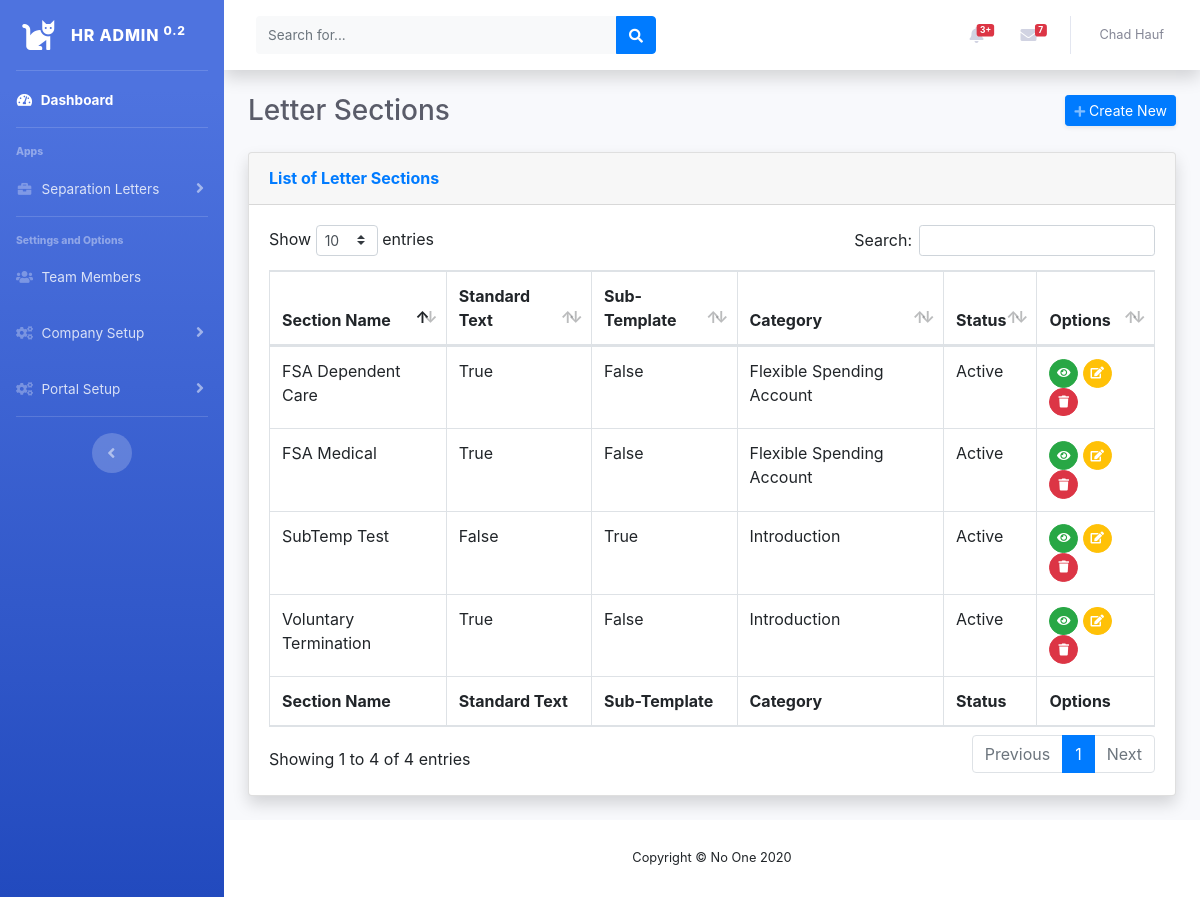
Page /separationletter/section/ on the committed database.
### separation_letter/models.py (models this page shows, shortened)
class LetterSections(models.Model):
    name = models.CharField(max_length=50, unique=True, verbose_name='Section Name')
    paragraph_text = models.TextField()
    standard_text = models.BooleanField()
    subtemplate_indicator = models.BooleanField(verbose_name='Sub-Template')
    category = models.ForeignKey(LetterCategories, on_delete=models.CASCADE, verbose_name='Section Category')
    date_added = models.DateTimeField(auto_now_add=True)
    date_modified = models.DateTimeField(auto_now=True)
    CATEGORY_STATUS = (
        ('a', 'Active'),
        ('i', 'Inactive'),
    )
    status = models.CharField(
        max_length=1,
        choices=CATEGORY_STATUS,
        default='a',
    )
    class Meta:
        ordering = ['name']

class LetterCategories(models.Model):
    name = models.CharField(max_length=50, verbose_name='Category Name')
    date_added = models.DateTimeField(auto_now_add=True)
    date_modified = models.DateTimeField(auto_now=True)
    CATEGORY_STATUS = (
        ('a', 'Active'),
        ('i', 'Inactive'),
    )
    status = models.CharField(
        max_length=1,
        choices=CATEGORY_STATUS,
        default='a',
    )
    class Meta:
        ordering = ['name']

### separation_letter/views.py (the view)
# urls.py: path('section/', views.section, name='section'),
def section(request):
    sections = LetterSections.objects.all()
    context = {'sections': sections}
    return render(request, 'separation_letter/section/section.html', context)

### separation_letter/templates/separation_letter/section/section.html (shortened to what this page needs)
{% extends "hr_web_app/base.html" %}
{% load static %}
{% block header %}
<div class="d-sm-flex align-items-center justify-content-between mb-4">
    <h1 class="h3 mb-0 text-gray-800">Letter Sections</h1>
    <a href="{% url 'separation_letter:new_section' %}" class="d-none d-sm-inline-block btn btn-sm btn-primary shadow-sm"><i class="fas fa-plus fa-sm text-white-50"></i> Create New</a>
</div>
{% endblock %}
{% block page_content %}
<div class="card shadow mb-4">
    <div class="card-header py-3">
        <h6 class="m-0 font-weight-bold text-primary">List of Letter Sections</h6>
    </div>
    <div class="card-body">
        <div class="table-responsive">
            <table class="table table-bordered" id="dataTable" width="100%" cellspacing="0">
                <thead>
                <tr>
                    <th>Section Name</th>
                    <th>Standard Text</th>
                    <th>Sub-Template</th>
                    <th>Category</th>
                    <th>Status</th>
                    <th>Options</th>
                </tr>
                </thead>
                <tfoot>
                <tr>
                    <th>Section Name</th>
                    <th>Standard Text</th>
                    <th>Sub-Template</th>
                    <th>Category</th>
                    <th>Status</th>
                    <th>Options</th>
                </tr>
                </tfoot>
                <tbody>
                {% for section in sections %}
                <tr>
                    <td>{{ section.name }}</td>
                    <td>{{ section.standard_text }}</td>
                    <td>{{ section.subtemplate_indicator }}</td>
                    <td>{{ section.category.name }}</td>
                    <td>{{ section.get_status_display }}</td>
                    <td>
                        <a href="{% url 'separation_letter:view_section' section.id %}" class="btn btn-success btn-circle btn-sm"><i class="fas fa-eye"></i></a>
                        <a href="{% url 'separation_letter:edit_section' section.id %}" class="btn btn-warning btn-circle btn-sm"><i class="fas fa-edit" style="color:white"></i></a>
                        <a href="{% url 'separation_letter:delete_section' section.id %}" class="btn btn-danger btn-circle btn-sm"><i class="fas fa-trash"></i></a>
                    </td>
                </tr>
                {% endfor %}
                </tbody>
            </table>
        </div>
    </div>
</div>
{% endblock %}
{% block custom_styles %}
    <link href="{% static 'css/dataTables.bootstrap4.min.css' %}" rel="stylesheet">
{% endblock %}

### hr_web_app/templates/hr_web_app/base.html (shortened to what this page needs)
{% load static %}
<!DOCTYPE html>
<html lang="en">
<head>
  <link href="{% static 'css/fontawesome.all.min.css' %}" rel="stylesheet" type="text/css">
   <link href="{% static 'css/bootstrap.min.css' %}" rel="stylesheet">
   <link href="{% static 'css/bootstrap-custom.css' %}" rel="stylesheet">
    {% block custom_styles %} {% endblock %}
</head>
<body id="page-top">
  <div id="wrapper">
    <ul class="navbar-nav bg-gradient-primary sidebar sidebar-dark accordion" id="accordionSidebar">
      <a class="sidebar-brand d-flex align-items-center justify-content-center" href="{% url 'hr_web_app:index' %}">
        <div class="sidebar-brand-icon">
          <i class="fas fa-cat"></i>
        </div>
        <div class="sidebar-brand-text mx-3">HR Admin <sup>0.2</sup></div>
      </a>
      <hr class="sidebar-divider my-0">
      <li class="nav-item active">
        <a class="nav-link" href="{% url 'hr_web_app:index' %}">
          <i class="fas fa-fw fa-tachometer-alt"></i>
          <span>Dashboard</span></a>
      </li>
      <hr class="sidebar-divider">
      <div class="sidebar-heading">
        Apps
      </div>
      <li class="nav-item">
        <a class="nav-link collapsed" href="#" data-toggle="collapse" data-target="#collapseSepLet" aria-expanded="true" aria-controls="collapseSepLet">
          <i class="fas fa-fw fa-briefcase"></i>
          <span>Separation Letters</span>
        </a>
      </li>
      <hr class="sidebar-divider">
      <div class="sidebar-heading">
        Settings and Options
      </div>
      <li class="nav-item">
        <a class="nav-link" href="{% url 'hr_web_app:team_members' %}">
          <i class="fas fa-fw fa-users"></i>
          <span>Team Members</span></a>
      </li>
      <li class="nav-item">
        <a class="nav-link collapsed" href="#" data-toggle="collapse" data-target="#collapseCorSet" aria-expanded="true" aria-controls="collapsePorSet">
          <i class="fas fa-fw fa-cogs"></i>
          <span>Company Setup</span>
        </a>
      </li>
      <li class="nav-item">
        <a class="nav-link collapsed" href="#" data-toggle="collapse" data-target="#collapsePorSet" aria-expanded="true" aria-controls="collapsePorSet">
          <i class="fas fa-fw fa-cogs"></i>
          <span>Portal Setup</span>
        </a>
      </li>
      <hr class="sidebar-divider d-none d-md-block">
      <div class="text-center d-none d-md-inline">
        <button class="rounded-circle border-0" id="sidebarToggle"></button>
      </div>
    </ul>
    <div id="content-wrapper" class="d-flex flex-column">
      <div id="content">
        <nav class="navbar navbar-expand navbar-light bg-white topbar mb-4 static-top shadow">
          <form class="d-none d-sm-inline-block form-inline mr-auto ml-md-3 my-2 my-md-0 mw-100 navbar-search">
            <div class="input-group">
              <input type="text" class="form-control bg-light border-0 small" placeholder="Search for..." aria-label="Search" aria-describedby="basic-addon2">
              <div class="input-group-append">
                <button class="btn btn-primary" type="button">
                  <i class="fas fa-search fa-sm"></i>
                </button>
              </div>
            </div>
          </form>
          <ul class="navbar-nav ml-auto">
              {% block nav_alerts %}
            <li class="nav-item dropdown no-arrow mx-1">
              <a class="nav-link dropdown-toggle" href="#" id="alertsDropdown" role="button" data-toggle="dropdown" aria-haspopup="true" aria-expanded="false">
                <span class="badge badge-danger badge-counter">3+</span>
              </a>
            </li>
              {% endblock %}
          {% block nav_messages %}
            <li class="nav-item dropdown no-arrow mx-1">
              <a class="nav-link dropdown-toggle" href="#" id="messagesDropdown" role="button" data-toggle="dropdown" aria-haspopup="true" aria-expanded="false">
                <i class="fas fa-envelope fa-fw"></i>
                <span class="badge badge-danger badge-counter">7</span>
              </a>
            </li>
          {% endblock %}
            <li class="nav-item dropdown no-arrow">
              <a class="nav-link dropdown-toggle" href="#" id="userDropdown" role="button" data-toggle="dropdown" aria-haspopup="true" aria-expanded="false">
                <span class="mr-2 d-none d-lg-inline text-gray-600 small">Chad Hauf</span>
              </a>
            </li>
          </ul>
        </nav>
        <div class="container-fluid">
        {% block header %}{% endblock %}
      {% block page_content %}
      {% endblock %}
        </div>
      <footer class="sticky-footer bg-white">
        <div class="container my-auto">
          <div class="copyright text-center my-auto">
            <span>Copyright &copy; No One 2020</span>
          </div>
        </div>
      </footer>
    </div>
  </div>
</body>
</html>

### rows in the picture
LetterSections: name "FSA Dependent Care", standard_text "True", subtemplate_indicator "False", category.name "Flexible Spending Account", status "Active"
LetterSections: name "FSA Medical", standard_text "True", subtemplate_indicator "False", category.name "Flexible Spending Account", status "Active"
LetterSections: name "SubTemp Test", standard_text "False", subtemplate_indicator "True", category.name "Introduction", status "Active"
LetterSections: name "Voluntary Termination", standard_text "True", subtemplate_indicator "False", category.name "Introduction", status "Active"
